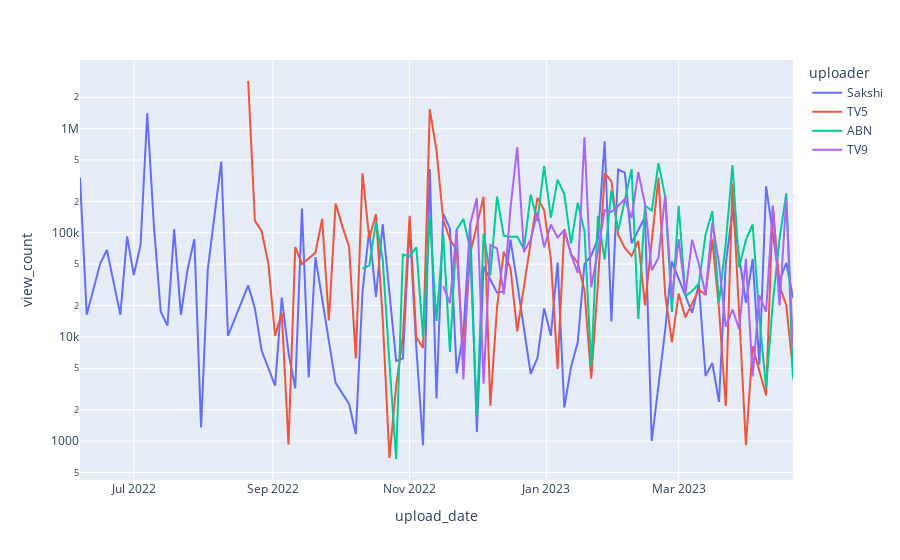

This figure's notebook cell:
### Code cell
import folium
import pandas as pd
from folium.plugins import HeatMap
import numpy as np
import plotly.express as px

fig = px.line(df_date_grouped, x="upload_date", y="view_count", color='uploader', log_y=True)
fig.show()
